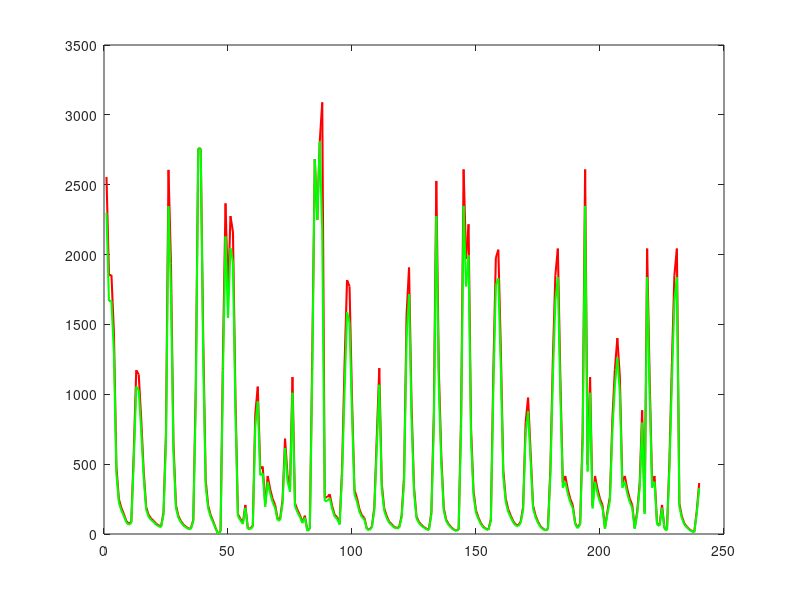

This chart was generated by the following MATLAB code:
clear all
close all
clc

%% Modify Luangwa lateral inflow to Cahora Bassa in order to agree with the ZRA Report "Water Quality Analysis Volume 2 - Annex 1"
% Yearly average of Luangwa lateral contribution measured at Great Road Bridge = 557 m3/s

% Reduce the peaks above 3000 m3/s (NO registered flow above 3000 m3/s in the ZRA Report from 1960 to 1996)
load qInfCb_1January1986_31Dec2005.txt

qinfcb = nan(length(qInfCb_1January1986_31Dec2005),1) ;
for i=1:length(qInfCb_1January1986_31Dec2005)
    if qInfCb_1January1986_31Dec2005(i) > 3000
        qinfcb(i) = qInfCb_1January1986_31Dec2005(i).*0.70 ;
    else
        qinfcb(i) = qInfCb_1January1986_31Dec2005(i) ;
    end
end

for i=1:length(qinfcb)
    if qinfcb(i) > 3000
        qinfcb2(i) = qinfcb(i).*0.60 ;
    else
        qinfcb2(i) = qinfcb(i) ;
    end
end

cb_inflow = qinfcb2.*0.90 ;
cb_inflow(38:39) = qinfcb2(38:39) ;
cb_inflow(85:88) = qinfcb2(85:88) ;

cb_res = reshape(qInfCb_1January1986_31Dec2005,12,20) ; % 12 months in rows and 20 years in columns - avoi column 5,8,9 because of too high inflows
cb_avyear = mean([cb_res(:,1:4) , cb_res(:,6:7) , cb_res(:,10:end)],2) ; % average cyclostationary year (12 average monthly values)
cb_inflow(95:105) = [cb_avyear(11:12) ; cb_avyear(1:9)] ; % substitute outlier year November 1993 - September 1994
mean(cb_inflow) % 557 m3/s according to the report ; 579 m3/s according to this computations

figure
plot(qInfCb_1January1986_31Dec2005,'r','LineWidth',1.5)
hold on
plot(cb_inflow,'g','LineWidth',1.5)